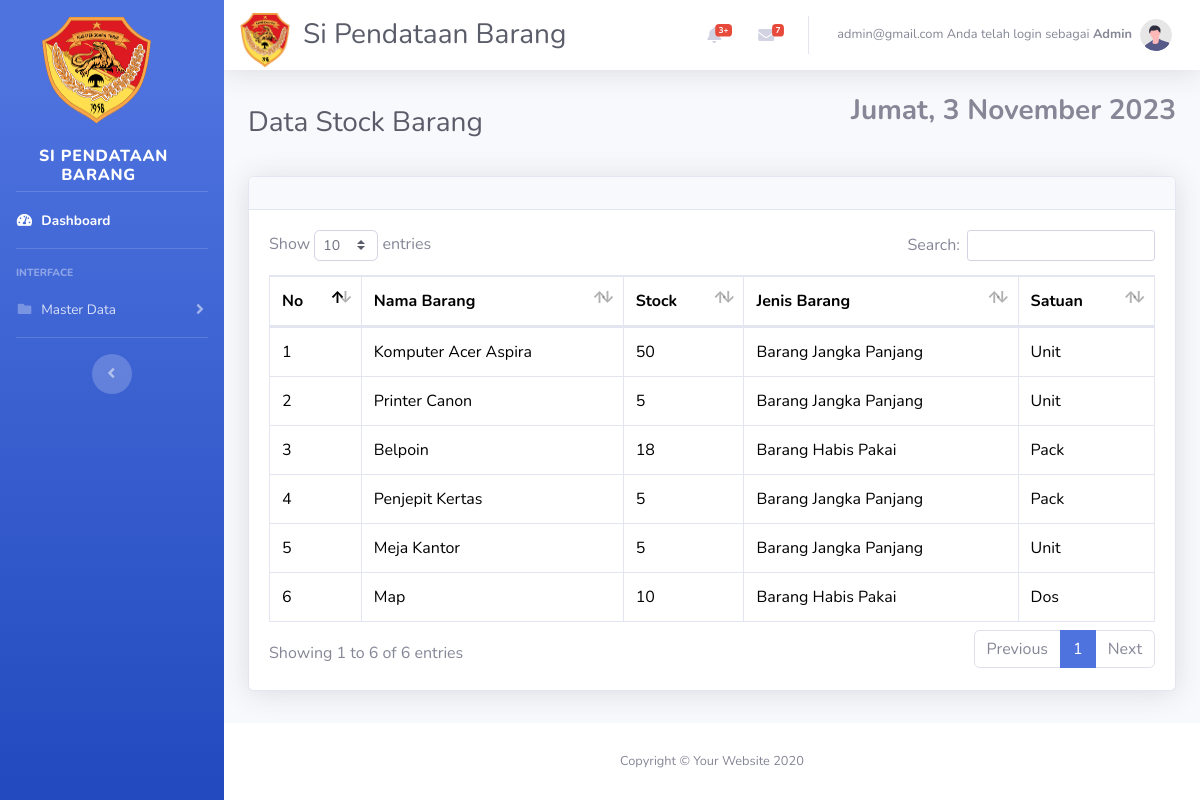
Screenshot of /user/home.php (signed in) with the database file from the repository.
### tables this page shows
CREATE TABLE `stock_barang` (
  `kode_stok` int(11) NOT NULL,
  `jumlah_seluruh` varchar(25) NOT NULL,
  `nama_barang` varchar(25) NOT NULL,
  `jenis` varchar(25) NOT NULL,
  `satuan` varchar(25) NOT NULL,
  `image` varchar(99) DEFAULT NULL,
  `created_at` datetime NOT NULL DEFAULT current_timestamp(),
  `updated_at` datetime NOT NULL DEFAULT current_timestamp()
);

### user/home.php (the view, shortened to what this page needs)
<?php
require '../function.php';
?>
<!DOCTYPE html>
<html lang="en">
<head>
<link rel="stylesheet" href="https://cdn.jsdelivr.net/npm/bootstrap-icons@1.11.1/font/bootstrap-icons.css">
    <link href="vendor/fontawesome-free/css/all.min.css" rel="stylesheet" type="text/css">
    <link href="css/sb-admin-2.min.css" rel="stylesheet">
    <link href="vendor/datatables/dataTables.bootstrap4.min.css" rel="stylesheet">
</head>
<body id="page-top">
    <div id="wrapper">
        <ul class="navbar-nav bg-gradient-primary sidebar sidebar-dark accordion" id="accordionSidebar">
        <div class="container-fluid d-flex flex-column p-0"><a class="navbar-brand d-flex justify-content-center align-items-center sidebar-brand m-0" href="home.php" style="margin-bottom: -35px;padding-bottom: 97px;"><img src="img/logo-removebg-preview.png" width="111" height="110" style="padding-top: 0px;margin-top: 91px;">
        <a class="navbar-brand d-flex justify-content-center align-items-center sidebar-brand m-0" href="home.php" style="margin-top: -39px;margin-bottom: -22px;"><span style="padding-top: 0px;margin-top: 38px;">&nbsp;Barang</span>
                    <div class="sidebar-brand-text mx-3"><span style="margin-right: -116px;margin-left: -213px;">Si Pendataan</span></div>
                </a>
                    <hr class="sidebar-divider my-0">
                    <li class="nav-item active">
                        <a class="nav-link" href="home.php">
                            <i class="fas fa-fw fa-tachometer-alt"></i>
                            <span>Dashboard</span></a>
                    </li>
            <hr class="sidebar-divider">
            <div class="sidebar-heading">
                Interface
            </div>
            <li class="nav-item">
                <a class="nav-link collapsed" href="#" data-toggle="collapse" data-target="#collapsePages"
                    aria-expanded="true" aria-controls="collapsePages">
                    <i class="fas fa-fw fa-folder"></i>
                    <span>Master Data</span>
                </a>
            </li>
            <hr class="sidebar-divider d-none d-md-block">
            <div class="text-center d-none d-md-inline">
                <button class="rounded-circle border-0" id="sidebarToggle"></button>
            </div>
        </ul>
        <div id="content-wrapper" class="d-flex flex-column">
            <div id="content">
                <nav class="navbar navbar-expand navbar-light bg-white topbar mb-4 static-top shadow">
                    <div class="container-fluid"><img src="img/logo-removebg-preview.png" width="50" height="56" style="margin-top: 91px;padding-top: 0px;margin-bottom: 82px;">
                        <h3 class="text-dark mb-0" style="padding-right: 0px;margin-right: -579px;padding-left: 13px;">Si Pendataan Barang</h3>
                    <ul class="navbar-nav ml-auto">
                        <li class="nav-item dropdown no-arrow mx-1">
                            <a class="nav-link dropdown-toggle" href="#" id="alertsDropdown" role="button"
                                data-toggle="dropdown" aria-haspopup="true" aria-expanded="false">
                                <i class="fas fa-bell fa-fw"></i>
                                <span class="badge badge-danger badge-counter">3+</span>
                            </a>
                        </li>
                        <li class="nav-item dropdown no-arrow mx-1">
                            <a class="nav-link dropdown-toggle" href="#" id="messagesDropdown" role="button"
                                data-toggle="dropdown" aria-haspopup="true" aria-expanded="false">
                                <i class="fas fa-envelope fa-fw"></i>
                                <span class="badge badge-danger badge-counter">7</span>
                            </a>
                        </li>
                        <li class="nav-item dropdown no-arrow">
                            <a class="nav-link dropdown-toggle" href="#" id="userDropdown" role="button"
                                data-toggle="dropdown" aria-haspopup="true" aria-expanded="false">
                                <span class="mr-2 d-none d-lg-inline text-gray-600 small"><?php echo $_SESSION['email']; ?></b> Anda telah login sebagai <b><?php echo $_SESSION['level']; ?></span>
                                <img class="img-profile rounded-circle"
                                    src="img/undraw_profile.svg">
                            </a>
                        </li>
                    </ul>
                </nav>
                <div class="container-fluid">
                 <div class="d-sm-flex align-items-center justify-content-between mb-4">
                        <h1 class="h3 mb-0 text-gray-800">Data Stock Barang</h1>
                        <ul class="notification-area pull-right">
                            <h3><div class="date">
                        </b></div></h3>
                        </ul>
                    </div>
                    <div class="card shadow mb-4">
                        <div class="card-header py-3">
                        </div>
                        <div class="card-body">
                            <div class="table-responsive">
                                <table class="table table-bordered" id="dataTable" width="100%" cellspacing="0">
                                <thead>
                                            <tr>
                                                <th>No</th>
                                                <th>Nama Barang</th>
                                                <th>Stock</th>
                                                <th>Jenis Barang</th>
                                                <th>Satuan</th>
                                            </tr>
                                        </thead>
                                        <tbody>
                                        <?php
                                            $i = 1;
                                            $ambilsemuadatastock =mysqli_query($conn,"SELECT * FROM stock_barang");
                                            while($data=mysqli_fetch_array($ambilsemuadatastock)){
                                                $nama_barang = $data['nama_barang'];
                                                $jumlah_seluruh = $data['jumlah_seluruh'];
                                                $jenis = $data['jenis'];
                                                $satuan = $data['satuan'];
                                            ?>
                                            <tr>
                                                <td><?=$i++;?></td>
                                                <td><?=$nama_barang;?></td>
                                                <td><?=$jumlah_seluruh;?></td>
                                                <td><?=$jenis;?></td>
                                                <td><?=$satuan;?></td>
                                            </tr>
                                            <?php
                                            };
                                            ?>
                                </tbody>
                                </table>
                            </div>
                        </div>
                    </div>
                </div>
            </div>
            <footer class="sticky-footer bg-white">
                <div class="container my-auto">
                    <div class="copyright text-center my-auto">
                        <span>Copyright &copy; Your Website 2020</span>
                    </div>
                </div>
            </footer>
        </div>
    </div>
</body>
</html>

### rows the page displays
stock_barang: nama_barang "Komputer Acer Aspira", jumlah_seluruh "50", jenis "Barang Jangka Panjang", satuan "Unit"
stock_barang: nama_barang "Printer Canon", jumlah_seluruh "5", jenis "Barang Jangka Panjang", satuan "Unit"
stock_barang: nama_barang "Belpoin", jumlah_seluruh "18", jenis "Barang Habis Pakai", satuan "Pack"
stock_barang: nama_barang "Penjepit Kertas", jumlah_seluruh "5", jenis "Barang Jangka Panjang", satuan "Pack"
stock_barang: nama_barang "Meja Kantor", jumlah_seluruh "5", jenis "Barang Jangka Panjang", satuan "Unit"
stock_barang: nama_barang "Map", jumlah_seluruh "10", jenis "Barang Habis Pakai", satuan "Dos"

### other values shown
$_SESSION['email'] "admin@gmail.com"
$_SESSION['level'] "Admin"
